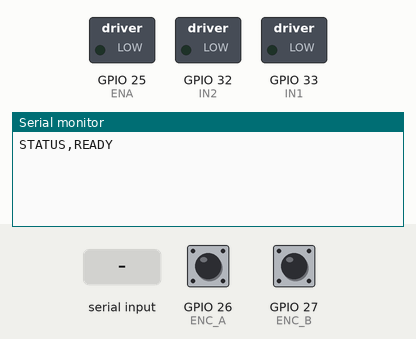
A sketch run on a simulated ESP32. On the bench: switched loads named in the sketch (green lamp = pin HIGH), the last lines printed to the serial monitor. The test bench sets the inputs (shaded band); at power-on: GPIO 26 (ENC_A) HIGH, GPIO 27 (ENC_B) HIGH.

Above: at 1.2 s.
1.3 s: "START\n" received over Serial
At 1.51 s:
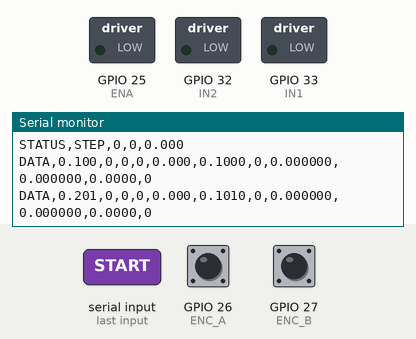
2.8 s: "STOP\n" received over Serial
At 3.4 s:
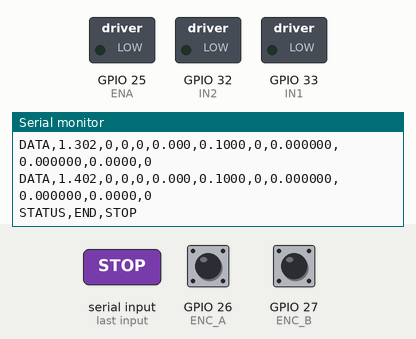
4.3 s: "S\n" received over Serial
At 4.51 s:
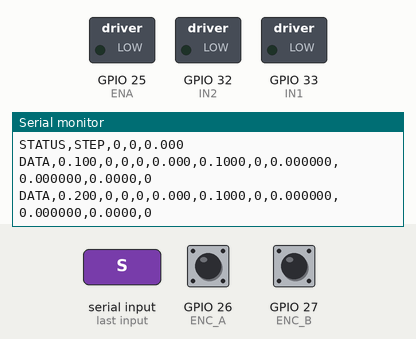
7.3 s: "X\n" received over Serial
At 8.0 s:
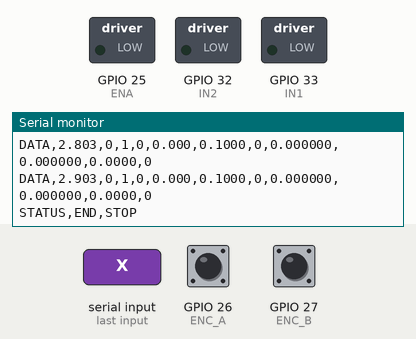
Timing chart, 0 to 9.8 s (numbered marks = the images above; inputs shaded):
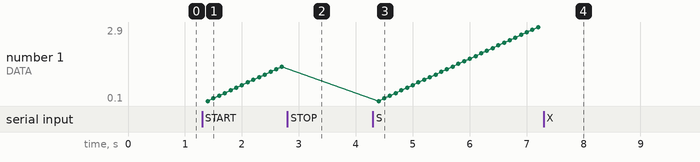

The sketch:

motor.ino
```cpp
/*
  BARRIDO AUTOMATICO EMG30 - ESP32 + L298N + ENCODER
  Cargar en Arduino IDE. El ensayo inicia cuando Python envia START.

  L298N: ENA->25 (retirar jumper), IN1->26, IN2->27
  Encoder: A azul->32, B morado->33, ambos con pull-up 4.7k a 3.3 V
  GND de ESP32, puente y fuente en comun.
*/

#include <Arduino.h>
#if __has_include("esp_arduino_version.h")
  #include "esp_arduino_version.h"
#endif
#ifndef ESP_ARDUINO_VERSION_MAJOR
  #define ESP_ARDUINO_VERSION_MAJOR 2
#endif

// ---------------- Pines y parametros ----------------
const uint8_t ENA = 25, IN1 = 33, IN2 = 32, ENC_A = 26, ENC_B = 27;
const float CPR = 360.0f;       // verificar con una vuelta manual
const int8_t SIGNO_ENCODER = -1; // cambiar a -1 si el signo sale invertido

const uint32_t T_EST_MS = 2500; // transitorio: Python lo descarta
const uint32_t T_MED_MS = 2000; // datos usados para el ajuste
const uint32_t T_SAMPLE_MS = 100;
const uint32_t T_INV_MS = 250;

const uint32_t PWM_FREQ = 10000;
const uint8_t PWM_BITS = 8;
#if ESP_ARDUINO_VERSION_MAJOR < 3
const uint8_t PWM_CH = 0;
#endif

// 0=estabilizacion; 1=medicion. Incluye subida y bajada (histeresis).
const int16_t barrido[] = {
   0, 20,40,60,80,100,120,140,160,180,200,220,240,255,
   240,220,200,180,160,140,120,100,80,60,40,20,0,
   -20,-40,-60,-80,-100,-120,-140,-160,-180,-200,-220,-240,-255,
   -240,-220,-200,-180,-160,-140,-120,-100,-80,-60,-40,-20,0
};
const uint16_t N_PUNTOS = sizeof(barrido) / sizeof(barrido[0]);

// ---------------- Encoder ----------------
volatile int32_t cuentas = 0;
volatile uint8_t abAnterior = 0;
portMUX_TYPE mux = portMUX_INITIALIZER_UNLOCKED;

void IRAM_ATTR isrEncoder() {
  portENTER_CRITICAL_ISR(&mux);
  uint8_t ab = (digitalRead(ENC_A) << 1) | digitalRead(ENC_B);
  uint8_t tr = (abAnterior << 2) | ab;
  switch (tr) {
    case 0b0001: case 0b0111: case 0b1110: case 0b1000: cuentas++; break;
    case 0b0010: case 0b1011: case 0b1101: case 0b0100: cuentas--; break;
  }
  abAnterior = ab;
  portEXIT_CRITICAL_ISR(&mux);
}

int32_t leerCuentas() {
  portENTER_CRITICAL(&mux);
  int32_t n = cuentas;
  portEXIT_CRITICAL(&mux);
  return n;
}

void reiniciarCuentas() {
  portENTER_CRITICAL(&mux);
  cuentas = 0;
  portEXIT_CRITICAL(&mux);
}

// ---------------- Motor ----------------
int16_t pwmActual = 0;
int8_t dirActual = 0;

void pwmWrite(uint8_t duty) {
#if ESP_ARDUINO_VERSION_MAJOR >= 3
  ledcWrite(ENA, duty);
#else
  ledcWrite(PWM_CH, duty);
#endif
}

void detener() {
  pwmWrite(0);
  digitalWrite(IN1, LOW);
  digitalWrite(IN2, LOW);
  pwmActual = 0;
  dirActual = 0;
}

void mandarPWM(int16_t pwm) {
  pwm = constrain(pwm, -255, 255);
  int8_t dirNueva = (pwm > 0) ? 1 : ((pwm < 0) ? -1 : 0);

  if (dirNueva == 0) {
    detener();
    return;
  }

  if (dirActual != 0 && dirNueva != dirActual) {
    detener();
    delay(T_INV_MS);
  }

  digitalWrite(IN1, dirNueva > 0 ? HIGH : LOW);
  digitalWrite(IN2, dirNueva > 0 ? LOW : HIGH);
  pwmWrite((uint8_t)abs(pwm));
  pwmActual = pwm;
  dirActual = dirNueva;
  /*if(pwm == 0){
    detener();
    dirActual = 0;
    return;
  }

  if (dirActual != 0 && dirNueva != dirActual) {
    detener();
    delay(50);  // o T_INV_MS
  }

  if(pwm > 0){
      digitalWrite(IN1,  HIGH );
      digitalWrite(IN2,  LOW );
  }

  if(pwm < 0){
     digitalWrite(IN1,  LOW );
     digitalWrite(IN2,  HIGH );
  }

  pwmWrite((uint8_t)abs(pwm));
  pwmActual = pwm;
  dirActual = dirNueva;*/

}

// ---------------- Ensayo ----------------
bool activo = false;
uint16_t punto = 0;
uint8_t fase = 0;
uint32_t tInicio = 0, tFase = 0, tSample = 0;
int32_t cuentasPrev = 0;
float omegaFilt = 0.0f;
bool primerFiltro = true;
const float ALPHA = 0.25f;

void anunciarPunto() {
  Serial.printf("STATUS,STEP,%u,%d,%.3f\n",
                punto, barrido[punto], 100.0f * barrido[punto] / 255.0f);
}

void iniciar() {
  detener();
  reiniciarCuentas();
  cuentasPrev = 0;
  omegaFilt = 0.0f;
  primerFiltro = true;
  punto = 0;
  fase = 0;
  tInicio = tFase = tSample = millis();
  activo = true;
  Serial.println("STATUS,BEGIN");
  Serial.println("HEADER,t_s,step,phase,pwm,pwm_pct,dt_s,delta_counts,omega_raw,omega_filt,rpm,total_counts");
  Serial.print("PWM:");
  Serial.println(barrido[punto]);
  mandarPWM(barrido[punto]);
  anunciarPunto();
}

void finalizar(const char* causa) {
  detener();
  activo = false;
  Serial.print("STATUS,END,");
  Serial.println(causa);
}

void actualizarFase() {
  uint32_t ahora = millis();
  if (fase == 0 && ahora - tFase >= T_EST_MS) {
    fase = 1;
    tFase = ahora;
    Serial.printf("STATUS,MEASURE,%u,%d\n", punto, pwmActual);
     Serial.print("PWM:");
    Serial.println(pwmActual);
  } else if (fase == 1 && ahora - tFase >= T_MED_MS) {
    punto++;
    if (punto >= N_PUNTOS) {
      finalizar("COMPLETE");
    } else {
      fase = 0;
      tFase = ahora;
      mandarPWM(barrido[punto]);
      anunciarPunto();
    }
  }
}

void muestrear() {
  uint32_t ahora = millis();
  if (ahora - tSample < T_SAMPLE_MS) return;

  float dt = (ahora - tSample) / 1000.0f;
  tSample = ahora;
  int32_t n = leerCuentas();
  int32_t dn = n - cuentasPrev;
  cuentasPrev = n;

  float omega = SIGNO_ENCODER * dn * 2.0f * PI / (CPR * dt);
  if (primerFiltro) {
    omegaFilt = omega;
    primerFiltro = false;
  } else {
    omegaFilt = ALPHA * omega + (1.0f - ALPHA) * omegaFilt;
  }

  Serial.printf("DATA,%.3f,%u,%u,%d,%.3f,%.4f,%ld,%.6f,%.6f,%.4f,%ld\n",
    (ahora - tInicio) / 1000.0f, punto, fase, pwmActual,
    100.0f * pwmActual / 255.0f, dt, (long)dn, omega, omegaFilt,
    omegaFilt * 60.0f / (2.0f * PI), (long)n);
}

void leerComando() {
  if (!Serial.available()) return;
  String cmd = Serial.readStringUntil('\n');
  cmd.trim();
  cmd.toUpperCase();
  if ((cmd == "START" || cmd == "S") && !activo) iniciar();
  if (cmd == "STOP" || cmd == "X") finalizar("STOP");
}


// ---------------- Función de Prueba de Giro ----------------
void probarAmbosSentidos() {
  Serial.println("FORZANDO SENTIDO POSITIVO DIRECTO...");
  digitalWrite(IN1, HIGH);
  digitalWrite(IN2, LOW);
  pwmWrite(180);
  delay(3000);

  Serial.println("PARADA...");
  detener();
  delay(1000);

  Serial.println("FORZANDO SENTIDO NEGATIVO DIRECTO...");
  digitalWrite(IN1, LOW);
  digitalWrite(IN2, HIGH);
  pwmWrite(180);
  delay(3000);

  detener();
}

// ---------------- Inicio ----------------
void setup() {
  Serial.begin(115200);
  Serial.setTimeout(30);
  pinMode(IN1, OUTPUT);
  pinMode(IN2, OUTPUT);
  pinMode(ENC_A, INPUT);
  pinMode(ENC_B, INPUT);
  abAnterior = (digitalRead(ENC_A) << 1) | digitalRead(ENC_B);
  attachInterrupt(digitalPinToInterrupt(ENC_A), isrEncoder, CHANGE);
  attachInterrupt(digitalPinToInterrupt(ENC_B), isrEncoder, CHANGE);

#if ESP_ARDUINO_VERSION_MAJOR >= 3
  if (!ledcAttach(ENA, PWM_FREQ, PWM_BITS)) {
    Serial.println("ERROR,PWM"); while (true) delay(1000);
  }
#else
  ledcSetup(PWM_CH, PWM_FREQ, PWM_BITS);
  ledcAttachPin(ENA, PWM_CH);
#endif

  detener();
  Serial.println("STATUS,READY");
}

void loop() {
  leerComando();
  if (activo) {
    actualizarFase();
    if (activo) muestrear();
  }
}
```

Measured:
- after the input at 1.3 s, the serial monitor: prints a new line at once (image 1)
- after the input at 2.8 s, the serial monitor: prints a new line at once (image 2)
- after the input at 4.3 s, the serial monitor: prints a new line after 0.20 s (image 3)
- after the input at 7.3 s, the serial monitor: prints a new line at once (image 4)
- plotted number 1: 1.4 → 2.9 after the input at 4.3 s
